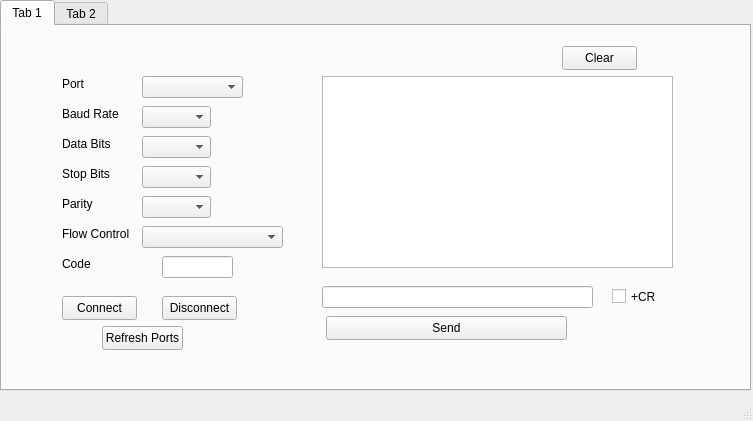
<?xml version="1.0" encoding="UTF-8"?>
<ui version="4.0">
 <class>BlueTerm</class>
 <widget class="QMainWindow" name="BlueTerm">
  <property name="geometry">
   <rect>
    <x>0</x>
    <y>0</y>
    <width>753</width>
    <height>421</height>
   </rect>
  </property>
  <property name="windowTitle">
   <string>BlueTerm</string>
  </property>
  <property name="autoFillBackground">
   <bool>false</bool>
  </property>
  <widget class="QWidget" name="centralwidget">
   <widget class="QTabWidget" name="tabWidget">
    <property name="enabled">
     <bool>true</bool>
    </property>
    <property name="geometry">
     <rect>
      <x>0</x>
      <y>0</y>
      <width>751</width>
      <height>391</height>
     </rect>
    </property>
    <property name="maximumSize">
     <size>
      <width>751</width>
      <height>391</height>
     </size>
    </property>
    <property name="currentIndex">
     <number>0</number>
    </property>
    <widget class="QWidget" name="serial">
     <property name="enabled">
      <bool>true</bool>
     </property>
     <attribute name="title">
      <string>Tab 1</string>
     </attribute>
     <widget class="QLabel" name="label_5">
      <property name="geometry">
       <rect>
        <x>60</x>
        <y>170</y>
        <width>49</width>
        <height>16</height>
       </rect>
      </property>
      <property name="text">
       <string>Parity</string>
      </property>
     </widget>
     <widget class="QTextBrowser" name="textBrowser">
      <property name="geometry">
       <rect>
        <x>320</x>
        <y>50</y>
        <width>351</width>
        <height>192</height>
       </rect>
      </property>
     </widget>
     <widget class="QLabel" name="label">
      <property name="geometry">
       <rect>
        <x>60</x>
        <y>50</y>
        <width>49</width>
        <height>16</height>
       </rect>
      </property>
      <property name="text">
       <string>Port</string>
      </property>
     </widget>
     <widget class="QLabel" name="label_2">
      <property name="geometry">
       <rect>
        <x>60</x>
        <y>80</y>
        <width>61</width>
        <height>16</height>
       </rect>
      </property>
      <property name="text">
       <string>Baud Rate</string>
      </property>
     </widget>
     <widget class="QComboBox" name="comboBox_6">
      <property name="geometry">
       <rect>
        <x>140</x>
        <y>200</y>
        <width>141</width>
        <height>22</height>
       </rect>
      </property>
     </widget>
     <widget class="QLabel" name="label_7">
      <property name="geometry">
       <rect>
        <x>60</x>
        <y>230</y>
        <width>49</width>
        <height>16</height>
       </rect>
      </property>
      <property name="text">
       <string>Code</string>
      </property>
     </widget>
     <widget class="QPushButton" name="pushButton">
      <property name="geometry">
       <rect>
        <x>324</x>
        <y>290</y>
        <width>241</width>
        <height>24</height>
       </rect>
      </property>
      <property name="text">
       <string>Send</string>
      </property>
     </widget>
     <widget class="QLabel" name="label_6">
      <property name="geometry">
       <rect>
        <x>60</x>
        <y>200</y>
        <width>81</width>
        <height>16</height>
       </rect>
      </property>
      <property name="text">
       <string>Flow Control</string>
      </property>
     </widget>
     <widget class="QComboBox" name="comboBox_2">
      <property name="geometry">
       <rect>
        <x>140</x>
        <y>80</y>
        <width>69</width>
        <height>22</height>
       </rect>
      </property>
     </widget>
     <widget class="QPushButton" name="disconnectButton">
      <property name="geometry">
       <rect>
        <x>160</x>
        <y>270</y>
        <width>75</width>
        <height>24</height>
       </rect>
      </property>
      <property name="text">
       <string>Disconnect</string>
      </property>
     </widget>
     <widget class="QComboBox" name="comboBox_4">
      <property name="geometry">
       <rect>
        <x>140</x>
        <y>140</y>
        <width>69</width>
        <height>22</height>
       </rect>
      </property>
     </widget>
     <widget class="QComboBox" name="comboBox">
      <property name="geometry">
       <rect>
        <x>140</x>
        <y>50</y>
        <width>101</width>
        <height>22</height>
       </rect>
      </property>
     </widget>
     <widget class="QLineEdit" name="lineEdit">
      <property name="geometry">
       <rect>
        <x>160</x>
        <y>230</y>
        <width>71</width>
        <height>22</height>
       </rect>
      </property>
     </widget>
     <widget class="QLabel" name="label_4">
      <property name="geometry">
       <rect>
        <x>60</x>
        <y>140</y>
        <width>49</width>
        <height>16</height>
       </rect>
      </property>
      <property name="text">
       <string>Stop Bits</string>
      </property>
     </widget>
     <widget class="QPushButton" name="connect">
      <property name="geometry">
       <rect>
        <x>60</x>
        <y>270</y>
        <width>75</width>
        <height>24</height>
       </rect>
      </property>
      <property name="text">
       <string>Connect</string>
      </property>
     </widget>
     <widget class="QPushButton" name="pushButton_4">
      <property name="geometry">
       <rect>
        <x>100</x>
        <y>300</y>
        <width>81</width>
        <height>24</height>
       </rect>
      </property>
      <property name="text">
       <string>Refresh Ports</string>
      </property>
     </widget>
     <widget class="QComboBox" name="comboBox_3">
      <property name="geometry">
       <rect>
        <x>140</x>
        <y>110</y>
        <width>69</width>
        <height>22</height>
       </rect>
      </property>
     </widget>
     <widget class="QLabel" name="label_3">
      <property name="geometry">
       <rect>
        <x>60</x>
        <y>110</y>
        <width>61</width>
        <height>16</height>
       </rect>
      </property>
      <property name="text">
       <string>Data Bits</string>
      </property>
     </widget>
     <widget class="QPushButton" name="pushButton_5">
      <property name="geometry">
       <rect>
        <x>560</x>
        <y>20</y>
        <width>75</width>
        <height>24</height>
       </rect>
      </property>
      <property name="text">
       <string>Clear</string>
      </property>
     </widget>
     <widget class="QLineEdit" name="lineEdit_2">
      <property name="geometry">
       <rect>
        <x>320</x>
        <y>260</y>
        <width>271</width>
        <height>22</height>
       </rect>
      </property>
     </widget>
     <widget class="QCheckBox" name="CRCheck">
      <property name="geometry">
       <rect>
        <x>610</x>
        <y>250</y>
        <width>92</width>
        <height>41</height>
       </rect>
      </property>
      <property name="text">
       <string>+CR</string>
      </property>
     </widget>
     <widget class="QComboBox" name="comboBox_5">
      <property name="geometry">
       <rect>
        <x>140</x>
        <y>170</y>
        <width>69</width>
        <height>22</height>
       </rect>
      </property>
     </widget>
    </widget>
    <widget class="QWidget" name="BlueTooth">
     <attribute name="title">
      <string>Tab 2</string>
     </attribute>
    </widget>
   </widget>
  </widget>
  <widget class="QStatusBar" name="statusbar"/>
 </widget>
 <resources/>
 <connections/>
</ui>
